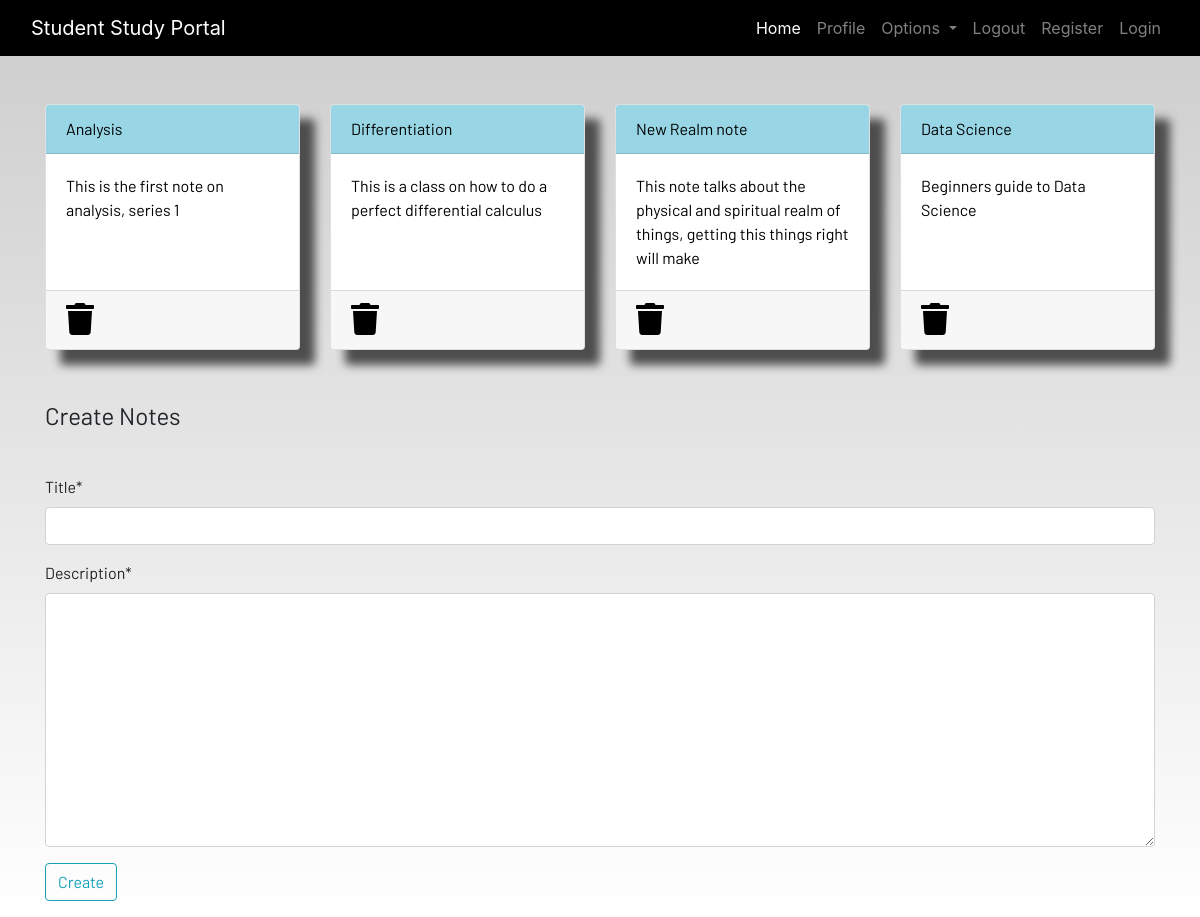
Screenshot of /notes (signed in) with the database file from the repository.
### dashboard/models.py (models this page shows, shortened)
class Notes(models.Model):
    user = models.ForeignKey(User, on_delete=models.CASCADE)
    title = models.CharField(max_length= 200)
    description = models.TextField()
    class Meta:
        verbose_name = "notes"
        verbose_name_plural = "notes"

### dashboard/views.py (the view)
# urls.py: path('notes', views.notes, name="notes"),
def notes(request):
    if request.method == "POST":
        form = NotesForm(request.POST)
        if form.is_valid():
            notes = Notes(user=request.user, title=request.POST['title'],description=request.POST['description'])
            notes.save()
        messages.success(request, f"Notes Added from {request.user.username} Successfully!")
    else:
        form = NotesForm()
    notes = Notes.objects.filter(user = request.user)
    context = {
        'notes' : notes,
        'form' : form
    }
    return render(request, "dashboard/notes.html", context)

### dashboard/forms.py
class NotesForm(forms.ModelForm):
    class Meta:
        model = Notes
        fields = ['title', 'description']

### dashboard/templates/dashboard/notes.html (shortened to what this page needs)
{% extends 'dashboard/base.html' %}
{% load static %}
{% load crispy_forms_tags %}
{% block content %}
<div class="container">
    <div class="row">
        {% for  note in notes %}
        <div class="col-md-3">
            <a href="{% url 'dashboard:notesdetail' note.id %}">
                <div class="card">
                    <div class="card-header">{{note.title}}</div>
                    <div class="card-body">{{note.description|slice:"0:101" }}</div>
                    <div class="card-footer mt-auto "><a href="{% url 'dashboard:delnote' note.id %}">
                        <i class="fa fa-trash fa-2x"></i></a>
                    </div>
                </div>
            </a>
        </div>
        {% endfor %}
        <br><br>
    </div>
</div>
<br><br>
<div class="container">
    <form method="POST">
        <fieldset class="form-group">
            <legend class="border-bottom mb-4">Create Notes</legend>
        </fieldset>
        {{form|crispy}}
        <div class="form-group">
            <button href="" class="btn btn-outline-info" type="submit">
                Create
            </button>
        </div>
    </form>
</div>
{% endblock content %}

### dashboard/static/dashboard/css/main.css (style rules this page uses)
html { scroll-behavior: smooth; height: 100%; width: 100%; }
.card { box-shadow: 15px 15px 10px rgb(78, 77, 77); }
a { text-decoration: none !important; color: black; }
.card-header { color: black !important; background: rgb(152, 214, 230) !important; transition: 0.3s ease-in; }
html, body { max-width: 100%; overflow-x: hidden; height: 100%; width: 100%; }
body { background: linear-gradient(rgba(0, 0, 0, 0.2), rgba(255, 255, 255, 0.5)); overflow-x: hidden; background-repeat: no-repeat; }
.card-header { background-color: rgb(133, 204, 231); }
.col-md-3 .card { width: 100%; height: 100%; }
.fa { color: black; }

### rows the page displays
Notes: title "Analysis", description "This is the first note on analysis, series 1"
Notes: title "Differentiation", description "This is a class on how to do a perfect differential calculus"
Notes: title "New Realm note", description "This note talks about the physical and spiritual realm of things, getting this things right will make"
Notes: title "Data Science", description "Beginners guide to Data Science"
